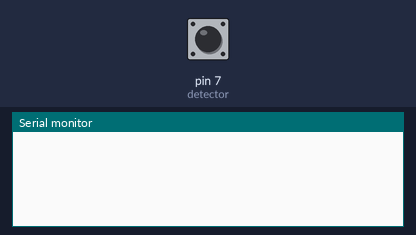
Simulated run of this sketch. Board: Arduino Uno, built with avr-gcc and run on an emulated ATmega328P. Shown: the last lines printed to the serial monitor. Inputs (shaded band) come from the test bench; at power-on: pin 7 (detector) LOW.

Above: at 1.2 s.
1.3 s: pin 7 (detector) pulsed HIGH 2 times (0.12 s each, 0.3 s apart)
At 3.1 s:
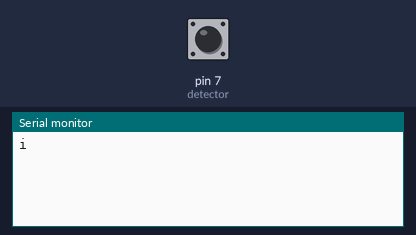
3.4 s: pin 7 (detector) pulsed HIGH 5 times (0.12 s each, 0.3 s apart)
At 5.5 s:
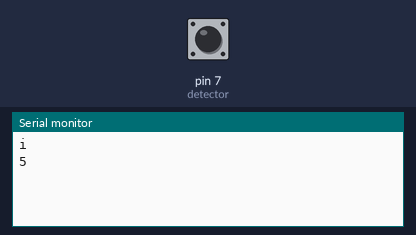

The sketch:

reception_last_version3.ino
```cpp
const int detector = 7; // place le pin 7 comme la pin à laquelle le détecteur est fixée
short int signall; // initialisation de la variable signall qui vaut HIGH quand un signal est reçu et LOW dans le cas contraire
long int startTime = 0 ; // initialisation de la variable startTime qui est le moment à laquelle le temps est déclenché
String code = ""; //initialisation de la variable code qui contiendra le code morse
bool sentence = false; //initialisation de la variable "sentence" qui vaut true quand on se trouve dans une phrase et false dans le cas contraire
bool mot = false; //initialisation de la variable "mot" qui vaut true quand on se trouve dans un mot et false dans le cas contraire
bool pression = false; //initialisation de la variable "pression" qui vaut true si au temps t-1 un signal a été reçu et false dans le cas contraire
bool letter = false; //initialisation de la variable "letter" qui vaut true quand on est dans une lettre et false dans le cas contraire

void setup() {
  Serial.begin(9600);// fixe le clavier de série à la vitesse 9600
  pinMode(detector, INPUT);// place le pin du detecteur en mode entrée
}

String codetoAlpha (String code) { // crée une fonction qui traduit le code morse en alphabet
  if (code == ".-")// si le code est ".-"
  {
    return "a";//retourner un a
  }
  else if (code == "-..."){
    return "b";
  }
  else if (code == "-.-."){
    return "c";
  }
  else if (code == "-.."){
    return "d";
  }
  else if (code == "."){
    return "e";
  }
  else if (code == "..-."){
    return "f";
  }
  else if (code == "--."){
    return "g";
  }
  else if (code == "...."){
    return "h";
  }
  else if (code == ".."){
    return "i";
  }
  else if (code == ".---"){
    return "j";
  }
  else if (code == "-.-"){
    return "k";
  }
  else if (code == ".-.."){
    return "l";
  }
  else if (code == "--"){
    return "m";
  }
  else if (code == "-."){
    return "n";
  }
  else if (code == "---"){
    return "o";
  }
  else if (code == ".--."){
    return "p";
  }
  else if (code == "--.-"){
    return "q";
  }
  else if (code == ".-."){
    return "r";
  }
  else if (code == "..."){
    return "s";
  }
  else if (code == "-"){
    return "t";
  }
  else if (code == "..-"){
    return "u";
  }
  else if (code == "...-"){
    return "v";
  }
  else if (code == ".--"){
    return "w";
  }
  else if (code == "-..-"){
    return "x";
  }
  else if (code == "-.--"){
    return "y";
  }
  else if (code == "--.."){
    return "z";
  }
  else if (code == ".----"){
    return "1";
  }
  else if (code == "..---"){
    return "2";
  }
  else if (code == "...--"){
    return "3";
  }
  else if (code == "....-"){
    return "4";
  }
  else if (code == "....."){
    return "5";
  }
  else if (code == "-...."){
    return "6";
  }
  else if (code == "--..."){
    return "7";
  }
  else if (code == "---.."){
    return "8";
  }
  else if (code == "----."){
    return "9";
  }
  else if (code == "-----"){
    return "0";
  }
  else { // sinon retourner une étoile
    return "*";
  }
}

String timeToSign(long int startTime) {
  if (millis() - startTime < 150) return "."; // si le temps qui s'est déroulé moins le moment où le temps s'est déclenché vaut moins de 150ms, alors c'est un point
  else return "-"; // sinon c'est un tiret
}

void printMessage(String code_, long int startTime, bool letter_, bool mot_, bool sentence_) { // fonction qui affiche le code traduit
  if (millis() - startTime > 200 && letter_ == true) { // si le temps qui s'est déroulé vaut plus de 200ms et que nous sommes dans yne lettre
    Serial.print(codetoAlpha(code_)); // affiche le résultat
    code = ""; // on réinitialise code
    letter = false; // letter devient false
  }
  if (millis() - startTime > 400 && mot_ == true) { //// si le temps qui s'est déroulé vaut plus de 400ms
    Serial.print(" "); // affiche un espace
    mot = false; // la variable mot devient "false", c'est la fin du mot
  }
  if (millis() - startTime > 1400 && sentence_ == true) { //si le temps qui s'est déroulé vaut plus de 1400ms et que l'on est dans une phrase
    Serial.print("\n"); // on revient a la ligne
    sentence = false; // la variable sentence devient false c'est la fin de la phrase
  }
}

void loop() {
  signall = digitalRead(detector); // on crée la variable signall égal à digitalRead(detector) étant HIGH si on recoit un signal ou LOW si l'on n'en recoit pas
  if (pression == false && signall == HIGH) { // si au temps t-1 il n'y avait pas de signal mais que maintenant il y en a un
    pression = true; // pression devient true
    sentence = true; // sentence devient true
    mot = true; // mot devient true
    letter = true; // lettre devient true
    startTime = millis(); // startTime devient la valeur de la millis
  } else if (pression == true && signall == LOW) { // sinon si à l'instant t-1 il y avait un signal mais qu'il n'y en a plus maintenant
    pression = false; // pression devient false
    code += timeToSign(startTime); // on ajoute à "code" le code morse
    startTime = millis(); // startTime devient la valeur millis
  } else if (pression == false && signall == LOW) { // sinon si à l'instant t-1 il n'y avait pas de pression et qu'il n'y en a toujours pas
    printMessage(code, startTime, letter, mot, sentence); // affiche le message
  }

}
```

Measured:
- after the input at 1.3 s, the serial monitor: prints a new line after 0.62 s (image 1)
- after the input at 3.4 s, the serial monitor: prints a new line after 1.5 s (image 2)
